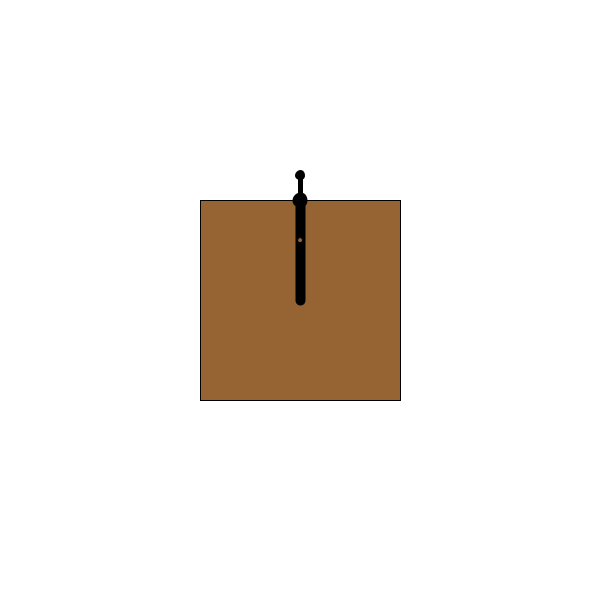
Frame 1 (no input)
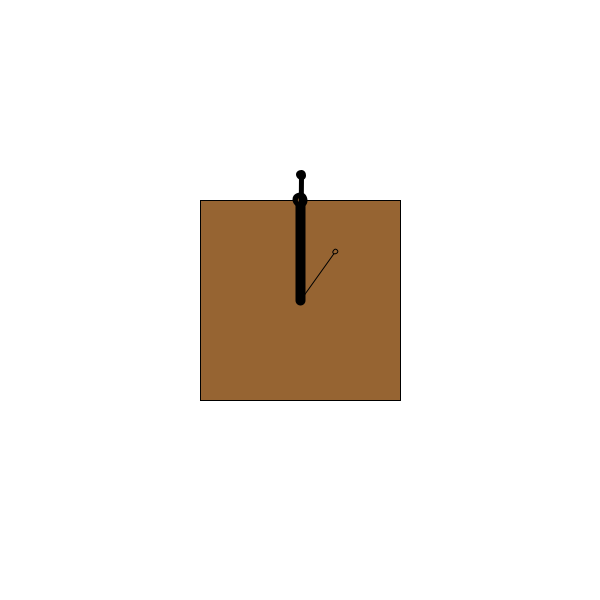
Frame 60 (the mouse pressed at the canvas centre just before this capture)
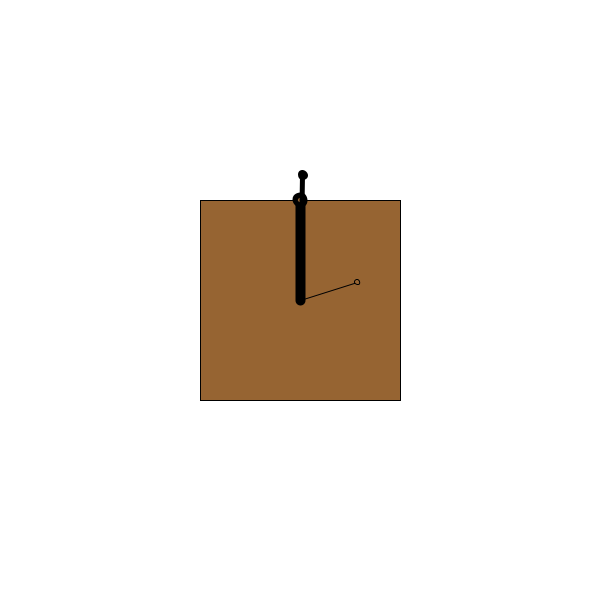
Frame 120 (the mouse held since frame 60 and released just before this capture)

The Processing sketch that drew these frames (run headless with seeded random() and noise(); from frame 60 on, the mouse is pressed at the canvas centre):

// Processing sketch: processing_88261
// ── processing_88261.pde

float h = 0;
float m = 0;
float s = 0;
 
void setup() {
  size(600, 600);
  smooth();
  frameRate(60); //10 would be "real time" with a second, minute, and hour hand.
}
 
void draw() {
background(255);
 fill(150,100,50);
 translate(300,300);
rotate(0);

  stroke(0);
  strokeWeight(1);
 rect(-100,-100,200,200);

strokeWeight(10);
 rotate(h);
 line(0,0,0,-100);
 ellipse(0,-100,5,5);
 h=h+2*PI/(600*60*12);

 pushStyle();
 pushMatrix();
 
strokeWeight(5);
rotate(m);
m=m+2*PI/(600*60);
line(0,0,0,-125);
ellipse(0,-125,5,5);


strokeWeight(1);
rotate(s);
s=s+2*PI/600;
line(0,0,0,-60);
ellipse(0,-60,5,5);
popMatrix();
popStyle();
}
